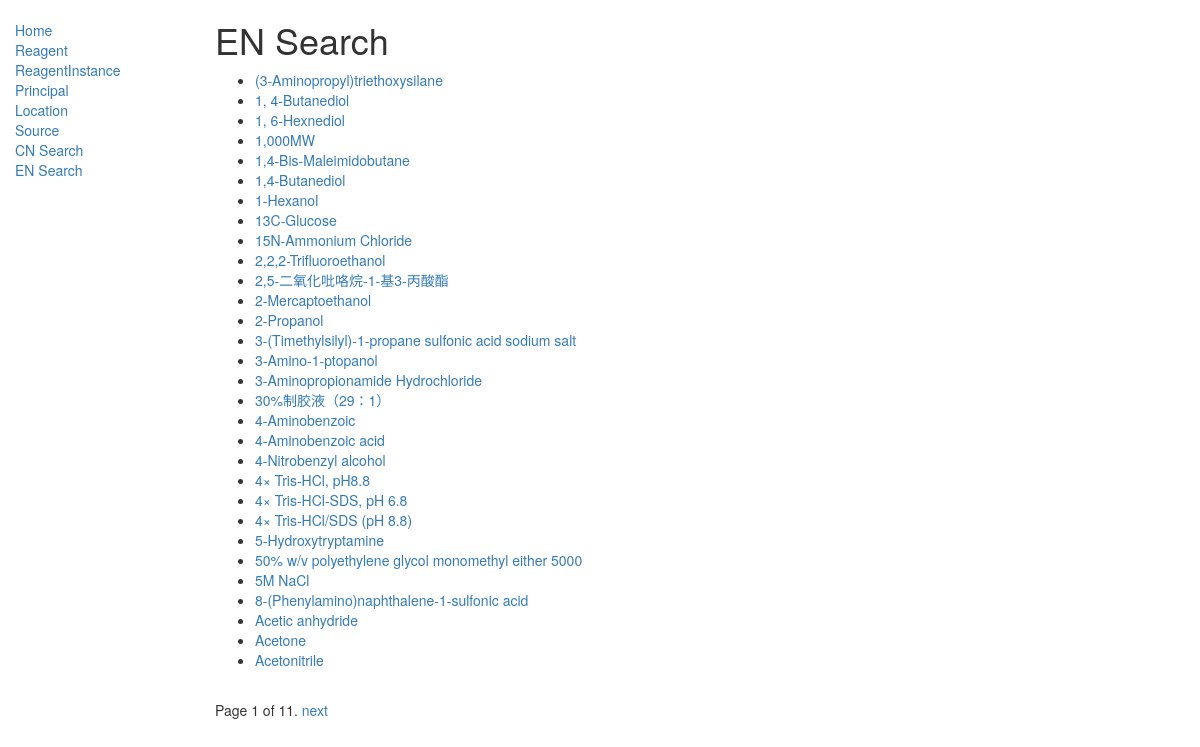
Page /catalog/english_name/ on the earlier database version.
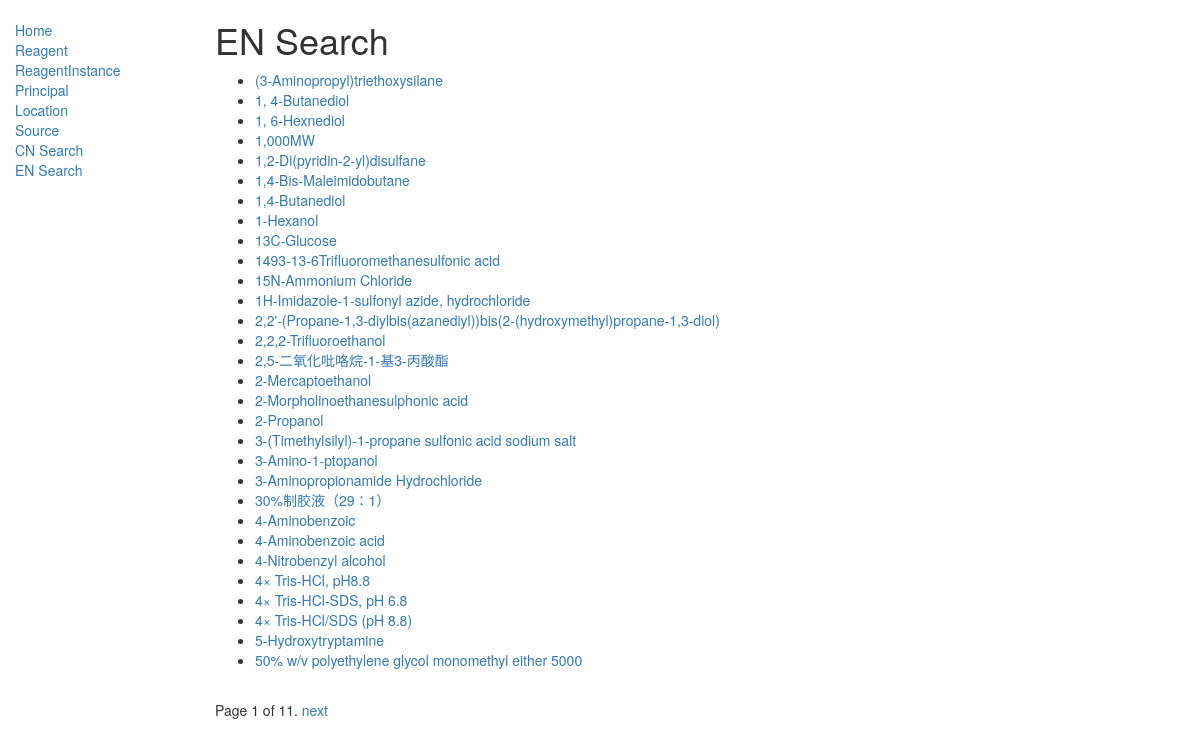
Same page on the later database version.
### catalog/models.py (models this page shows, shortened)
class EnglishName(models.Model):
    name = models.CharField(
        max_length=200,
        help_text="Enter a English Name (e.g. Acetone, Acetonitrile)")
    class Meta:
        ordering = ['name']
    def get_absolute_url(self):
        return reverse('english_name-detail', args=[str(self.id)])

### catalog/views.py (the view)
class EnglishNameListView(generic.ListView):
    model = EnglishName
    paginate_by = 30

### catalog/templates/catalog/englishname_list.html
{% extends "base_generic.html" %}
{% block content %}
<h1>EN Search</h1>
{% if englishname_list %}
<ul>
    {% for englishname in englishname_list %}
    <li>
        <a href="{{ englishname.get_absolute_url }}">{{ englishname.name }}</a>
    </li>
    {% endfor %}
</ul>
{% else %}
<p>There are no englishname in the database.</p>
{% endif %}
{% endblock %}

Differences in the rows shown:
no longer on this page (row unchanged): EnglishName: name "5M NaCl"
no longer on this page (row unchanged): EnglishName: name "8-(Phenylamino)naphthalene-1-sulfonic acid"
no longer on this page (row unchanged): EnglishName: name "Acetic anhydride"
no longer on this page (row unchanged): EnglishName: name "Acetone"
no longer on this page (row unchanged): EnglishName: name "Acetonitrile"
added EnglishName: name "1,2-Di(pyridin-2-yl)disulfane"
added EnglishName: name "1493-13-6Trifluoromethanesulfonic acid"
added EnglishName: name "1H-Imidazole-1-sulfonyl azide, hydrochloride"
added EnglishName: name "2,2'-(Propane-1,3-diylbis(azanediyl))bis(2-(hydroxymethyl)propane-1,3-diol)"
added EnglishName: name "2-Morpholinoethanesulphonic acid"
